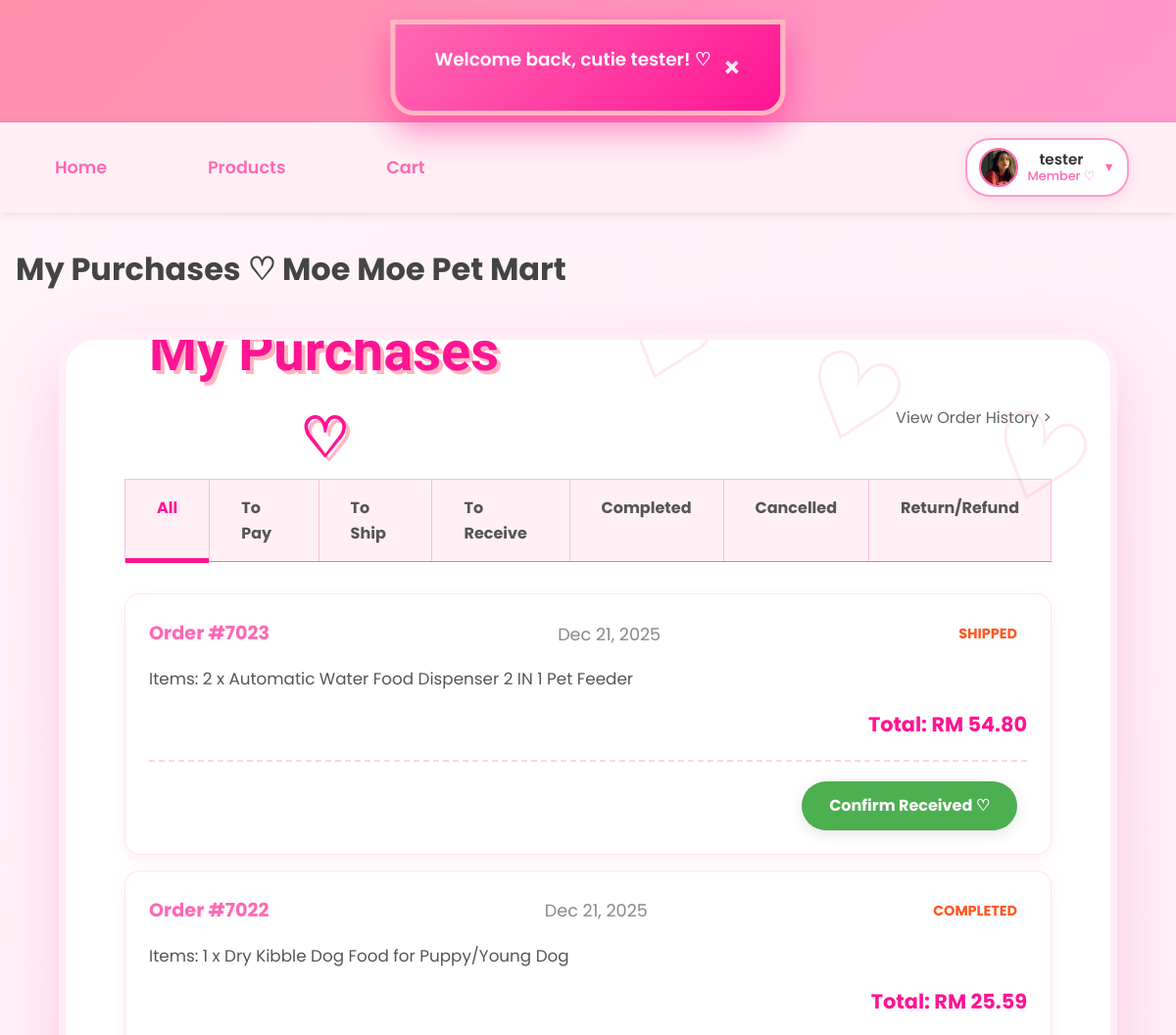
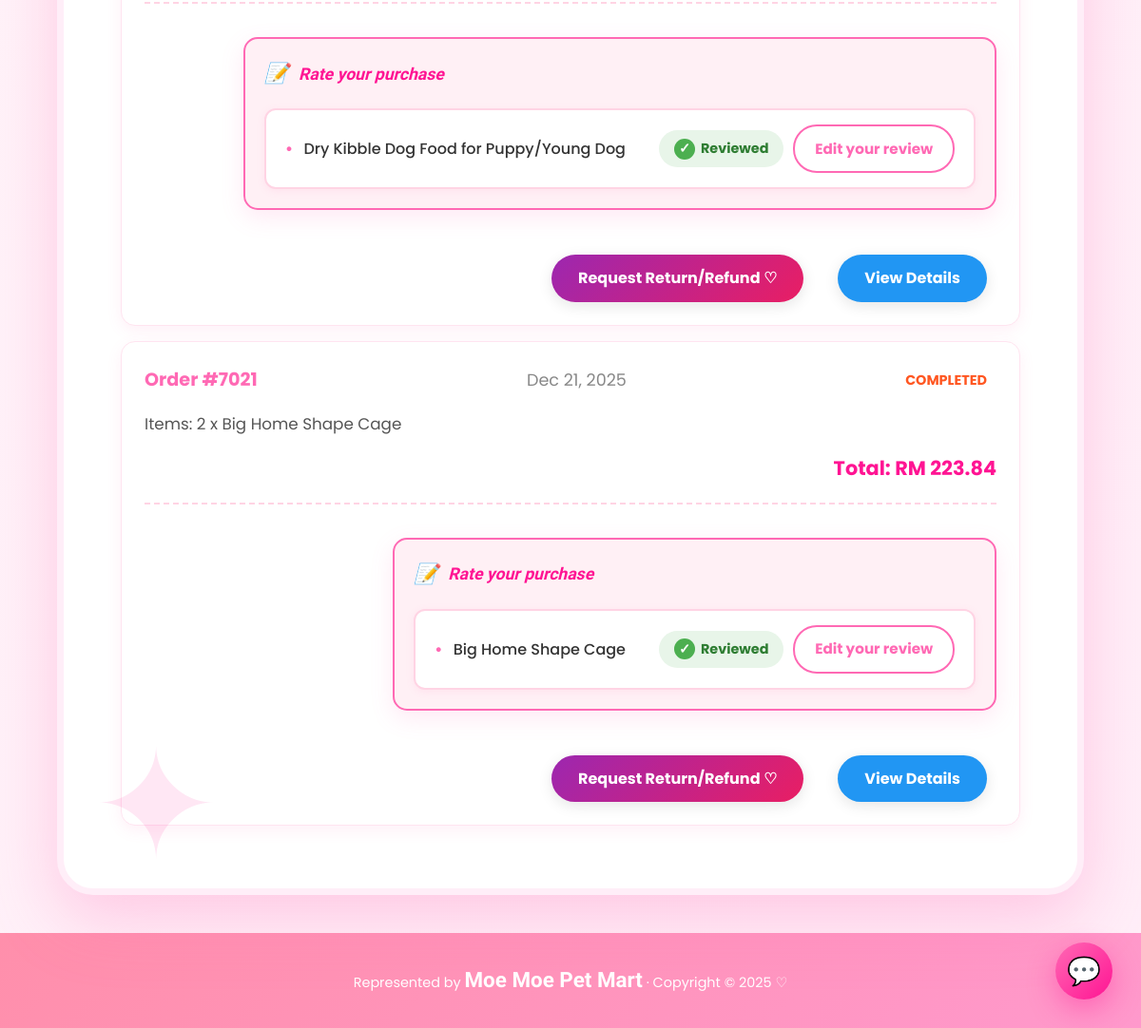
The page /member/my_purchase.php (signed in) on the database its author committed (2 pictures, top to bottom).
### tables this page shows
CREATE TABLE `users` (
  `id` int(11) NOT NULL,
  `username` varchar(50) NOT NULL,
  `email` varchar(100) NOT NULL,
  `phone` varchar(20) NOT NULL,
  `home_address` varchar(255) NOT NULL,
  `password` varchar(255) NOT NULL,
  `reset_token` varchar(255) DEFAULT NULL,
  `reset_token_expiry` datetime DEFAULT NULL,
  `role` enum('member','admin') NOT NULL DEFAULT 'member',
  `created_at` datetime DEFAULT current_timestamp(),
  `profile_pic` varchar(255) DEFAULT NULL,
  `locked` tinyint(1) DEFAULT 0,
  `lock_reason` varchar(255) DEFAULT NULL,
  `locked_at` datetime DEFAULT NULL
);

CREATE TABLE `orders` (
  `order_id` int(11) NOT NULL,
  `user_id` int(11) NOT NULL,
  `shipping_address` text DEFAULT NULL,
  `recipient_name` varchar(100) NOT NULL,
  `recipient_phone` varchar(20) NOT NULL,
  `total_amount` decimal(10,2) NOT NULL,
  `shipping_fee` decimal(10,2) DEFAULT 0.00,
  `shipping_region` varchar(20) DEFAULT NULL,
  `payment_method` varchar(50) DEFAULT NULL,
  `card_last4` varchar(4) DEFAULT NULL,
  `qr_code` text DEFAULT NULL,
  `qr_generated_at` datetime DEFAULT NULL,
  `order_date` datetime NOT NULL DEFAULT current_timestamp(),
  `order_status` varchar(50) DEFAULT 'Pending Payment',
  `status` enum('Pending Payment','To Ship','Shipped','Completed','Cancelled','Return/Refund') NOT NULL DEFAULT 'Pending Payment',
  `return_reason` varchar(255) DEFAULT NULL,
  `voucher_code` varchar(50) DEFAULT NULL,
  `discount_amount` decimal(10,2) DEFAULT 0.00
);

CREATE TABLE `order_items` (
  `item_id` int(11) NOT NULL,
  `order_id` int(11) NOT NULL,
  `product_id` int(11) NOT NULL,
  `quantity` int(11) NOT NULL,
  `unit_price` decimal(10,2) NOT NULL
);

CREATE TABLE `product` (
  `product_id` int(11) NOT NULL,
  `product_code` varchar(20) NOT NULL,
  `product_name` varchar(200) NOT NULL,
  `description` text DEFAULT NULL,
  `price` decimal(10,2) NOT NULL,
  `stock_quantity` int(11) DEFAULT 0,
  `category_id` int(11) NOT NULL,
  `is_active` tinyint(1) DEFAULT 1,
  `created_at` datetime DEFAULT current_timestamp(),
  `updated_at` datetime DEFAULT current_timestamp() ON UPDATE current_timestamp(),
  `photo_name` varchar(255) NOT NULL,
  `average_rating` decimal(3,2) DEFAULT 0.00,
  `review_count` int(11) DEFAULT 0
);

### _base.php (called while the page is built, shortened)
<?php
function get($key, $value = null) {
    $value = $_GET[$key] ?? $value;
    return is_array($value) ? array_map('trim', $value) : trim($value);
}
function temp($key, $value = null) {
    if ($value !== null) {
        $_SESSION["temp_$key"] = $value;
    }
    else {
        $value = $_SESSION["temp_$key"] ?? null;
        return $value;
    }
}
function is_login() {
    return isset($_SESSION['user']) && !empty($_SESSION['user']);
}
function username() {
    return $_SESSION['user'] ?? null;
}
function user_role() {
    return $_SESSION['role'] ?? null;
}
function current_user() {
    global $_db;
    $stm = $_db->prepare("SELECT * FROM users WHERE username = ?");
    $stm->execute([username()]);
    return $stm->fetch();
}
function encode($value) {
    return htmlentities($value);
}
?>

### member/my_purchase.php (the view, shortened to what this page needs)
<?php
require '../_base.php';
$_title = 'My Purchases ♡ Moe Moe Pet Mart';
include '../_head.php';
$user = current_user();
$tab = get('tab', 'all');
$statuses = [
    'all' => 'All',
    'to_pay' => 'To Pay',
    'to_ship' => 'To Ship',
    'to_receive' => 'To Receive',
    'completed' => 'Completed',
    'cancelled' => 'Cancelled',
    'return_refund' => 'Return/Refund'
];
$where = 'WHERE o.user_id = ?';
$params = [$user->id];
$sql = "SELECT o.*, GROUP_CONCAT(CONCAT(oi.quantity, ' x ', p.product_name) SEPARATOR ', ') AS items_summary
        FROM orders o
        LEFT JOIN order_items oi ON o.order_id = oi.order_id
        LEFT JOIN product p ON oi.product_id = p.product_id
        $where
        GROUP BY o.order_id
        ORDER BY o.order_date DESC";
$stm = $_db->prepare($sql);
$stm->execute($params);
$orders = $stm->fetchAll();
?>
<div class="container">
    <div style="display: flex; justify-content: center; align-items: center; position: relative; margin-bottom: 2rem; height: 60px;">
        <h2>My Purchases ♡</h2>
        <a href="?tab=completed" style="color:#666; text-decoration:none; font-size:1rem; font-weight:normal; white-space: nowrap; margin-left: 380px;">
                View Order History >
        </a>
    </div>
    <div class="purchase-tabs">
        <?php foreach ($statuses as $key => $label): ?>
            <a href="?tab=<?= $key ?>" class="<?= $tab === $key ? 'active' : '' ?>">
                <?= $label ?>
            </a>
        <?php endforeach; ?>
    </div>
    <?php if (empty($orders)): ?>
        <div class="empty-purchases">
            <div style="font-size: 5rem; margin-bottom: 20px;">🛒</div>
            <p>No purchases in this category yet~ ♡</p>
            <a href="products.php" class="btn btn-primary">Shop Now ♡</a>
        </div>
    <?php else: ?>
        <div class="purchase-list">
            <?php foreach ($orders as $order): ?>
                <div class="purchase-card">
                    <div class="order-header">
                        <span class="order-id">Order #<?= $order->order_id ?></span>
                        <span class="order-date"><?= date('M d, Y', strtotime($order->order_date)) ?></span>
                        <span class="order-status <?= strtolower(str_replace(' ', '-', $order->status)) ?>">
                            <?= $order->order_status ?>
                        </span>
                    </div>
                    <div class="order-items">
                        <p>Items: <?= encode($order->items_summary ?? 'No items') ?></p>
                    </div>
                    <div class="order-total">
                        Total: RM <?= number_format($order->total_amount, 2) ?>
                    </div>
                    <div class="order-actions">
                        <?php if ($order->order_status === 'Pending Payment'): ?>
                            <a href="cancel_order.php?id=<?= $order->order_id ?>" class="btn btn-cancel">Cancel Order ♡</a>
                        <?php elseif ($order->order_status === 'Shipped'): ?>
                            <a href="confirm_receive.php?id=<?= $order->order_id ?>" class="btn btn-receive">Confirm Received ♡</a>
                        <?php elseif ($order->order_status === 'Completed'): ?>
                            <?php
                            $stmt_items = $_db->prepare("
                                SELECT oi.product_id, p.product_name,
                                       pr.review_id,
                                       CASE WHEN pr.review_id IS NOT NULL THEN 1 ELSE 0 END AS has_review
                                FROM order_items oi
                                JOIN product p ON oi.product_id = p.product_id
                                LEFT JOIN product_reviews pr ON pr.product_id = oi.product_id
                                    AND pr.user_id = ?
                                    AND pr.order_id = ?
                                WHERE oi.order_id = ?
                            ");
                            $stmt_items->execute([$user->id, $order->order_id, $order->order_id]);
                            $order_items = $stmt_items->fetchAll();
                            ?>
                            <?php if (!empty($order_items)): ?>
                                <div class="review-section">
                                    <div class="review-section-title">Rate your purchase</div>
                                    <?php foreach ($order_items as $item): ?>
                                        <div class="review-item">
                                            <span class="review-product-name"><?= encode($item->product_name) ?></span>
                                            <?php if ($item->has_review): ?>
                                                <div style="display: flex; gap: 10px; align-items: center;">
                                                    <span class="review-status-reviewed">Reviewed</span>
                                                    <a href="edit_review.php?review_id=<?= $item->review_id ?>"
                                                       class="btn-edit-review">
                                                        Edit your review
                                                    </a>
                                                </div>
                                            <?php endif; ?>
                                        </div>
                                    <?php endforeach; ?>
                                </div>
                            <?php endif; ?>
                            <div class="action-buttons-row">
                                <a href="request_return.php?id=<?= $order->order_id ?>" class="btn btn-return">Request Return/Refund ♡</a>
                                <a href="order_detail.php?id=<?= $order->order_id ?>" class="btn btn-detail">View Details</a>
                            </div>
                        <?php else: ?>
                            <a href="order_detail.php?id=<?= $order->order_id ?>" class="btn btn-detail">View Details</a>
                        <?php endif; ?>
                    </div>
                </div>
            <?php endforeach; ?>
        </div>
    <?php endif; ?>
</div>
<?php include '../_foot.php'; ?>

### _head.php (shortened to what this page needs)
<?php
    require_once '_base.php';
?>
<!DOCTYPE html>
<html lang="en">
<head>
    <link rel="stylesheet" href="/css/app.css">
    <link rel="stylesheet" href="https://unpkg.com/dropzone@5/dist/min/dropzone.min.css">
</head>
<body data-flash="<?= encode(temp('info')) ?>">
    <div id="moe-flash"></div>
    <header>
        <h1><a href="/">MoeMoepet Mart</a></h1>
    </header>
    <nav>
    <div class="nav-left">
    <a href="/">Home</a>
    <a href="/member/products.php">Products</a>
    <a href="/member/cart.php" class="cart-link">
        Cart
    </a>
    </div>
    <div class="nav-right">
        <?php if (is_login()):
            $user = current_user();
            $displayName = encode(username());
            $roleText    = user_role() === 'admin' ? 'Admin ♛' : 'Member ♡';
            $avatar = !empty($user->profile_pic) ? '/' . $user->profile_pic : '/images/default-avatar.png';
        ?>
            <div class="user-menu">
                <div class="user-info" tabindex="0">
                    <img src="<?= $avatar ?>" alt="<?= $displayName ?>" class="user-avatar">
                    <div class="user-details">
                        <div class="user-name"><?= $displayName ?></div>
                        <div class="user-role"><?= $roleText ?></div>
                    </div>
                    <span class="dropdown-arrow">▼</span>
                </div>
            </div>
        <?php else: ?>
            <a href="/login.php" class="btn-login">Login</a>
        <?php endif; ?>
    </div>
</nav>
    <main>
        <h1><?= $_title ?? 'Untitled' ?></h1>

### member/my_purchase.php (style rules this page uses)
.purchase-tabs { display: flex; gap: 0rem; margin: 2rem 0; border-bottom: 1px solid #ff69b4; border-left: 1px solid #ffbae0; border-top: 1px solid #ffbae0; background: #fff0f5; }
.purchase-tabs a { padding: 1rem 2rem; text-decoration: none; color: #555; font-weight: bold; position: relative; border-right: 1px solid #ffbae0; }
.purchase-tabs a.active { color: #ff1493; }
.purchase-tabs a.active::after { content: ''; position: absolute; bottom: -2px; left: 0; width: 100%; height: 5px; background: #ff1493; }
.purchase-card { background: white; border-radius: 15px; padding: 1.5rem; margin: 1rem 0; box-shadow: 0 5px 15px rgba(255,105,180,0.1); }
.order-header { display: flex; justify-content: space-between; align-items: center; margin-bottom: 1rem; font-size: 1.1rem; }
.order-id { font-weight: bold; color: #ff69b4; }
.order-status { padding: 0.5rem 1rem; border-radius: 20px; font-size: 0.9rem; text-transform: uppercase; }
.order-status.pending-payment { background: #fff3e0; color: #ef6c00; }
.order-items { margin: 1rem 0; color: #555; }
.order-total { font-size: 1.3rem; font-weight: bold; color: #ff1493; text-align: right; margin: 1rem 0; }
.order-actions { display: flex; gap: 1rem; justify-content: flex-end; flex-wrap: wrap; }
.btn-receive { background: #4caf50; color: white; }
.btn-detail { background: #2196f3; color: white; }
.review-section { background: #fff0f5; border: 2px solid #ff69b4; border-radius: 15px; padding: 20px; margin: 15px 0; }
.review-section-title { display: flex; align-items: center; gap: 10px; font-size: 1.1rem; font-weight: bold; color: #ff1493; margin-bottom: 20px; font-style: italic; }
.review-section-title::before { content: '📝'; font-size: 1.3rem; }
.review-item { display: flex; justify-content: space-between; align-items: center; padding: 15px 20px; background: white; border-radius: 12px; margin-bottom: 12px; box-shadow: 0 2px 8px rgba(255, 105, 180, 0.1); gap: 20px; }
.review-item:last-child { margin-bottom: 0; }
.review-product-name { flex: 1; font-size: 1rem; color: #333; padding-right: 15px; min-width: 0; }
.review-status-reviewed { display: inline-flex; align-items: center; gap: 6px; background: #e8f5e9; color: #2e7d32; padding: 8px 16px; border-radius: 20px; font-size: 0.9rem; font-weight: bold; white-space: nowrap; flex-shrink: 0; }
.review-status-reviewed::before { content: '✓'; font-weight: bold; }
.btn-edit-review { background: white; color: #ff69b4; padding: 8px 20px; border-radius: 20px; text-decoration: none; font-size: 0.9rem; font-weight: bold; border: 2px solid #ff69b4; transition: all 0.3s; white-space: nowrap; flex-shrink: 0; }

### rows shown on the page
users: profile_pic (picture)
orders: order_id "7023", order_date "Dec 21, 2025", order_status "SHIPPED", items_summary "2 x Automatic Water Food Dispenser 2 IN 1 Pet Feeder", total_amount "54.80"
orders: order_id "7022", order_date "Dec 21, 2025", order_status "COMPLETED", items_summary "1 x Dry Kibble Dog Food for Puppy/Young Dog", total_amount "25.59"
order_items: product.product_name "Dry Kibble Dog Food for Puppy/Young Dog"
orders: order_id "7021", order_date "Dec 21, 2025", order_status "COMPLETED", items_summary "2 x Big Home Shape Cage", total_amount "223.84"
order_items: product.product_name "Big Home Shape Cage"

### other values the page prints
$displayName "tester"
$roleText "Member ♡"
$_title "My Purchases ♡ Moe Moe Pet Mart"
$label "All"
$label "To Pay"
$label "To Ship"
$label "To Receive"
$label "Completed"
$label "Cancelled"
$label "Return/Refund"
